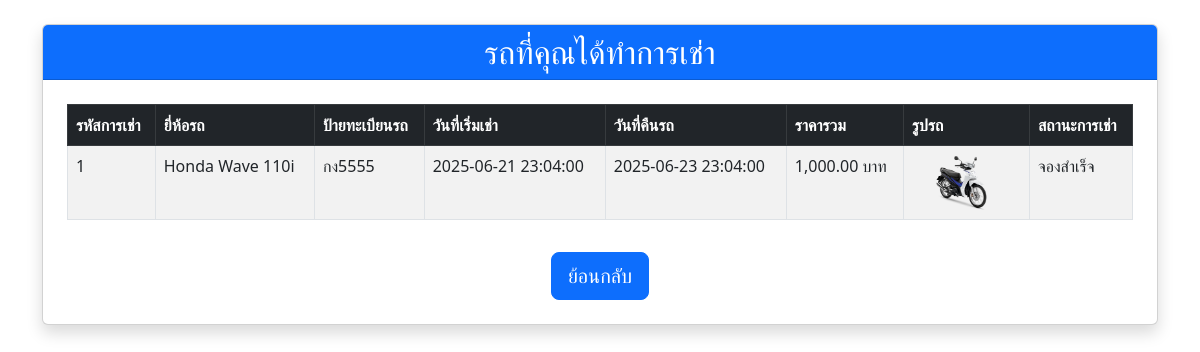
The page /my_booking.php (signed in) on the database its author committed.
### tables this page shows
CREATE TABLE `rentedcars` (
  `rent_id` int(11) NOT NULL,
  `car_id` int(11) NOT NULL,
  `customer_username` varchar(50) NOT NULL,
  `rent_start_date` datetime NOT NULL,
  `rent_end_date` datetime NOT NULL,
  `total_amount` decimal(10,2) NOT NULL,
  `return_status` varchar(50) NOT NULL
);

CREATE TABLE `car` (
  `car_id` int(11) NOT NULL,
  `car_name` varchar(100) NOT NULL,
  `car_nameplate` varchar(50) NOT NULL,
  `car_img` varchar(255) NOT NULL,
  `ac_price` decimal(10,2) NOT NULL,
  `ac_price_per_day` decimal(10,2) NOT NULL,
  `non_ac_price_per_day` decimal(10,2) NOT NULL,
  `car_availability` varchar(50) NOT NULL,
  `type_id` int(11) NOT NULL
);

### my_booking.php (the view, shortened to what this page needs)
<?php
include 'connect.php';
?>
<!DOCTYPE html>
<html>
<head>
    <link href="https://cdn.jsdelivr.net/npm/bootstrap@5.3.0/dist/css/bootstrap.min.css" rel="stylesheet">
</head>
<body>
    <div class="container mt-4">
        <div class="card shadow">
            <div class="card-header bg-primary text-white text-center">
                <h2 class="mb-0">รถที่คุณได้ทำการเช่า</h2>
            </div>
            <div class="card-body p-4">
                <?php
                if (isset($_SESSION['Username'])) {
                    $customer_username = $_SESSION['Username'];
                    $sql = "SELECT rc.rent_id, rc.car_id, c.car_name, c.car_nameplate, rc.rent_start_date, rc.rent_end_date, rc.total_amount, c.car_img, rc.return_status FROM rentedcars rc JOIN car c ON rc.car_id = c.car_id WHERE rc.customer_username = ?";
                    $stmt = mysqli_prepare($connection, $sql);
                    mysqli_stmt_bind_param($stmt, 's', $customer_username);
                    if (mysqli_stmt_execute($stmt)) {
                        $result = mysqli_stmt_get_result($stmt);
                        if (mysqli_num_rows($result) > 0) {
                            echo '
                                <div class="table-responsive">
                                    <table class="table table-bordered table-striped table-hover">
                                        <thead class="table-dark">
                                            <tr>
                                                <th>รหัสการเช่า</th>
                                                <th>ยี่ห้อรถ</th>
                                                <th>ป้ายทะเบียนรถ</th>
                                                <th>วันที่เริ่มเช่า</th>
                                                <th>วันที่คืนรถ</th>
                                                <th>ราคารวม</th>
                                                <th>รูปรถ</th>
                                                <th>สถานะการเช่า</th>
                                            </tr>
                                        </thead>
                                        <tbody>
                            ';
                            while ($row = mysqli_fetch_array($result)) {
                                echo '<tr>';
                                echo '	<td>' . $row['rent_id'] . '</td>';
                                echo '	<td>' . $row['car_name'] . '</td>';
                                echo '	<td>' . $row['car_nameplate'] . '</td>';
                                echo '	<td>' . $row['rent_start_date'] . '</td>';
                                echo '	<td>' . $row['rent_end_date'] . '</td>';
                                echo '	<td>' . number_format($row['total_amount'], 2) . ' บาท</td>';
                                echo '	<td><img src="' . $row['car_img'] . '" class="img-fluid rounded" width="100"></td>';
                                echo '	<td>' . $row['return_status'] . '</td>';
                                echo '</tr>';
                            }
                            echo '</tbody></table></div>';
                        } else {
                            echo '<div class="alert alert-info text-center" role="alert">คุณยังไม่มีรายการเช่ารถ</div>';
                        }
                    } else {
                        echo '<div class="alert alert-danger text-center" role="alert">เกิดข้อผิดพลาดในการดึงข้อมูล: ' . mysqli_error($connection) . '</div>';
                    }
                } else {
                    echo '<div class="alert alert-warning text-center" role="alert">กรุณาเข้าสู่ระบบก่อนดูข้อมูลการเช่ารถ</div>';
                }
                ?>
                <div class="text-center mt-3">
                    <a href="index.php" class="btn btn-primary btn-lg">ย้อนกลับ</a>
                </div>
            </div>
        </div>
    </div>
</body>
</html>

### rows shown on the page
rentedcars: rent_id "1", car.car_name "Honda Wave 110i", car.car_nameplate "กง5555", rent_start_date "2025-06-21 23:04:00", rent_end_date "2025-06-23 23:04:00", total_amount "1,000.00", car.car_img (picture), return_status "จองสำเร็จ"
